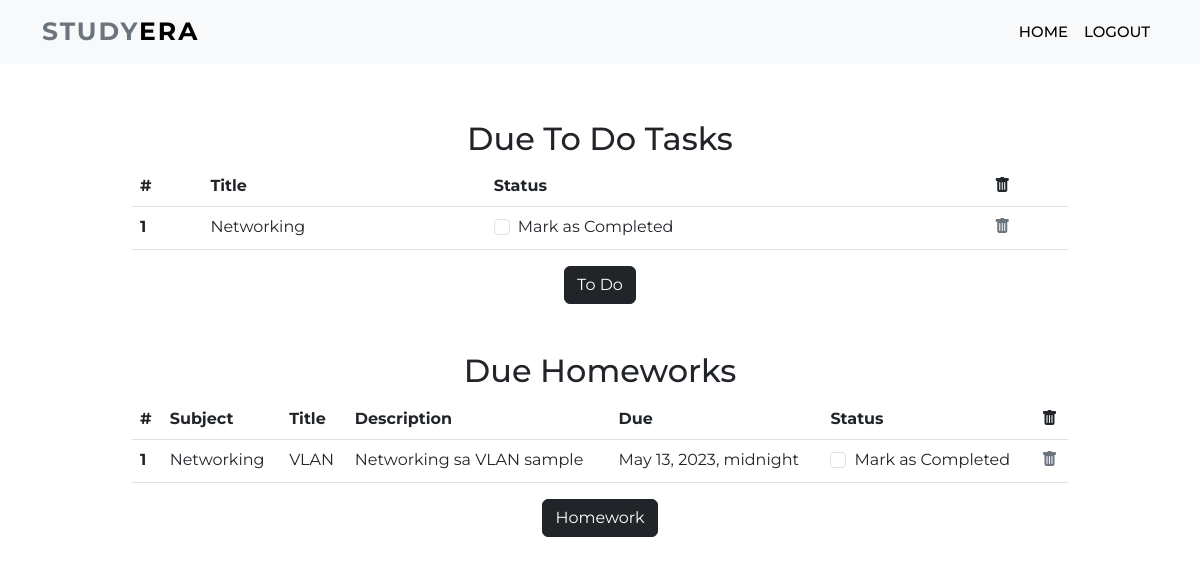
The app's page /profile/ (signed in) with its own data.
### dashboard/models.py (models this page shows, shortened)
class Todo(models.Model):
    user = models.ForeignKey(User,on_delete=models.CASCADE)
    title = models.CharField(max_length=100)
    is_finished = models.BooleanField(default=False)

class Homework(models.Model):
    user = models.ForeignKey(User,on_delete=models.CASCADE)
    subject = models.CharField(max_length=50)
    title = models.CharField(max_length=100)
    description=models.TextField()
    due = models.DateTimeField()
    is_finished = models.BooleanField(default=False)

### dashboard/views.py (the view)
# urls.py: path('profile/', dash_views.profile, name='profile'),
def profile(request):
    homeworks = Homework.objects.filter(is_finished=False, user=request.user)
    todos = Todo.objects.filter(is_finished=False, user=request.user)
    if len(homeworks) == 0:
        homework_done = True
    else:
        homework_done = False
    if len(todos) == 0:
        todos_done = True
    else:
        todos_done = False
    context = {
        'homeworks' : homeworks,
        'todos' : todos,
        'homework_done' : homework_done,
        'todos_done' : todos_done
    }
    return render(request, "dashboard/profile.html", context)

### dashboard/templates/dashboard/profile.html (shortened to what this page needs)
{% extends 'dashboard/home.html' %}
{% load static %}
{% load crispy_forms_tags %}
{% block content  %}
	<nav class="navbar navbar-expand-lg navbar-light bg-light fixed-top">
		<div class="container">
			<a class="navbar-brand" href="{% url 'home' %}"><span class="text-secondary">STUDY</span>ERA</a>
			<div class="collapse navbar-collapse" id="navbarSupportedContent">
				<ul class="navbar-nav ms-auto mb-2 mb-lg-0">
					<li class="nav-item">
						<a class="nav-link" href="{% url 'home' %}">Home</a>
					</li>
                    <li class="nav-item">
						<a class="nav-link" href="{% url 'homepage' %}">Logout</a>
					</li>
				</ul>
			</div>
		</div>
	</nav>
    <section style="padding: 10%;">
        {% if not todos_done %}
        <div class="container">
            <h2 class="text-center">Due To Do Tasks</h2>
            <table class="table">
                <thead>
                  <tr>
                    <th scope="col">#</th>
                    <th scope="col">Title</th>
                    <th scope="col">Status</th>
                    <th scope="col"><i class="bi bi-trash-fill"></i></th>
                  </tr>
                </thead>
                <tbody>
                {% for todo in todos %}
                    <tr>
                        <th scope="row">{{ forloop.counter }}</th>
                        <td>{{ todo.title }}</td>
                        <td>
                            <a href="{% url 'update-todo' todo.id %}">
                                <div class="form-check">
                                    {% if todo.is_finished == True %}
                                    <input class="form-check-input" type="checkbox" value="" checked>
                                    {% else %}
                                    <input class="form-check-input" type="checkbox" value="">
                                    {% endif %}
                                    <label class="form-check-label text-dark" for="flexCheckDefault">
                                        Mark as Completed
                                    </label>
                                </div>
                            </a>
                        </td>
                        <td><a class="link-secondary" href="{% url 'delete-todo' todo.id %}"><i class="bi bi-trash-fill"></i></a></td>
                    </tr>
                {% endfor %}
                </tbody>
              </table>
              {% else %}
              <h5 class="text-center">All To-Do-Tasks are completed.</h5>
              {% endif %}
              <div class="text-center">
                <a href="{% url 'todo' %}" class="btn btn-dark">To Do</a>
              </div>
            <br><br>
            {% if not homework_done %}
            <h2 class="text-center">Due Homeworks</h2>
            <table class="table">
                <thead>
                  <tr>
                    <th scope="col">#</th>
                    <th scope="col">Subject</th>
                    <th scope="col">Title</th>
                    <th scope="col">Description</th>
                    <th scope="col">Due</th>
                    <th scope="col">Status</th>
                    <th scope="col"><i class="bi bi-trash-fill"></i></th>
                  </tr>
                </thead>
                <tbody>
                    {% for homework in homeworks %}
                    <tr>
                        <th scope="row">{{forloop.counter}}</th>
                        <td>{{homework.subject}}</td>
                        <td>{{homework.title}}</td>
                        <td>{{homework.description}}</td>
                        <td>{{homework.due}}</td>
                        <td>
                            <a href="{% url 'update-homework' homework.id %}">
                                <div class="form-check">
                                    {% if homework.is_finished == True %}
                                    <input class="form-check-input" type="checkbox" value="" checked>
                                    {% else %}
                                    <input class="form-check-input" type="checkbox" value="">
                                    {% endif %}
                                    <label class="form-check-label text-dark" for="flexCheckDefault">
                                        Mark as Completed
                                    </label>
                                </div>
                            </a>
                        </td>
                        <td><a class="link-secondary" href="{% url 'delete-homework' homework.id %}"><i class="bi bi-trash-fill"></i></a></td>
                    </tr>
                    {% endfor %}
                </tbody>
              </table>
              {% else %}
              <h5 class="text-center">All homeworks are completed.</h5>
              {% endif %}
              <div class="text-center">
                <a href="{% url 'homework' %}" class="btn btn-dark">Homework</a>
              </div>
        </div>
    </section>
    {% endblock content %}

### static/css/style.css (style rules this page uses)
* { font-family: 'Montserrat', sans-serif; }
.navbar-nav a { font-size: 15px; text-transform: uppercase; font-weight: 500; }
.navbar-light .navbar-brand { color: #000; font-size: 25px; text-transform: uppercase; font-weight: bold; letter-spacing: 2px; }
.navbar-light .navbar-nav .nav-link { color: #000; }

### records on screen
Todo: title "Networking"
Homework: subject "Networking", title "VLAN", description "Networking sa VLAN sample", due "May 13, 2023, midnight"
